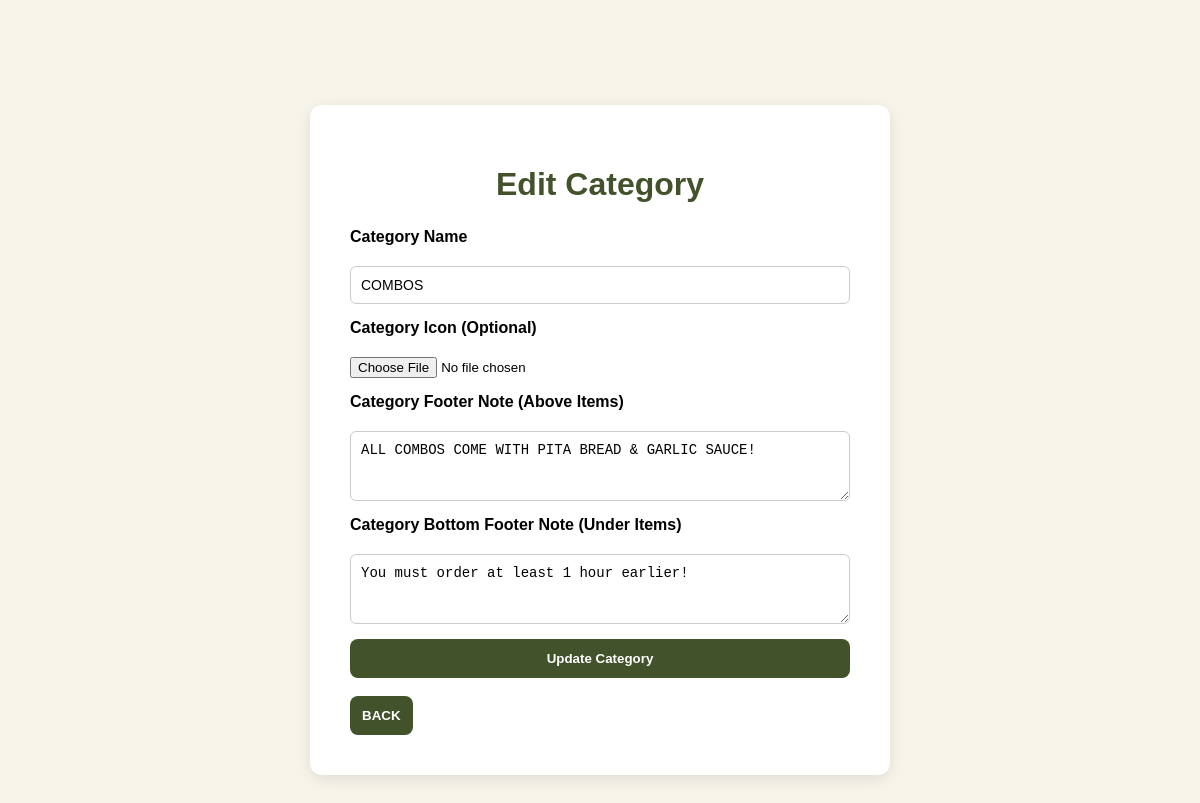
Screenshot of /admin/editCategory?category=COMBOS (signed in) with the database file from the repository.
### tables this page shows
CREATE TABLE `categories` (
  `cat_id` int(11) NOT NULL,
  `cat_name` text NOT NULL,
  `cat_picture` text NOT NULL,
  `cat_icon` text DEFAULT NULL,
  `Order` int(11) NOT NULL,
  `cat_footer` text DEFAULT NULL,
  `cat_footer_bottom` text DEFAULT NULL
);

### admin/editCategory.php (the view, shortened to what this page needs)
<?php
include "../includes/connection.php";
$row = null;
if (isset($_GET["category"])) {
    $category_name = $_GET["category"];
    $stmt = $conn->prepare("SELECT * FROM categories WHERE cat_name = ?");
    $stmt->bind_param("s", $category_name);
    $stmt->execute();
    $result = $stmt->get_result();
    $row = $result->fetch_assoc();
}
?>
<!DOCTYPE html>
<html lang="en">
<head>
    <link rel="stylesheet" href="../assets/css/admin_form.css">
</head>
<body>
    <div class="form-container">
        <h1>Edit Category</h1>
        <form action="editCategory.php?category=<?php echo urlencode($row['cat_name']); ?>" method="POST" enctype="multipart/form-data">
            <label for="item-name">Category Name</label>
            <input type="text" id="item-name" name="cat-name" value="<?php echo htmlspecialchars($row['cat_name']); ?>" required>
            <label for="cat-icon">Category Icon (Optional)</label>
            <input type="file" name="cat-icon" id="cat-icon">
            <label for="cat_footer">Category Footer Note (Above Items)</label>
            <textarea id="cat_footer" name="cat_footer" rows="3"><?php echo htmlspecialchars($row['cat_footer'] ?? ''); ?></textarea>
            <label for="cat_footer_bottom">Category Bottom Footer Note (Under Items)</label>
            <textarea id="cat_footer_bottom" name="cat_footer_bottom" rows="3"><?php echo htmlspecialchars($row['cat_footer_bottom'] ?? ''); ?></textarea>
            <button type="submit" name="submit" value="submit">Update Category</button>
        </form>
        <br>
        <a href="viewCategories" class="back-link"><button type="button">BACK</button></a>
    </div>
</body>
</html>

### assets/css/admin_form.css (style rules this page uses)
body { margin: 0; font-family: "Poppins", sans-serif; background: #F7F5EA; display: flex; justify-content: center; align-items: center; min-height: 100vh; padding: 40px 0; display: flex; justify-content: center; align-items: center; }
.form-container { background: white; padding: 40px; border-radius: 12px; box-shadow: 0 4px 15px rgba(0, 0, 0, 0.1); width: 500px; margin: auto; }
h1 { margin-bottom: 25px; text-align: center; color: #42522B; }
form { display: flex; flex-direction: column; gap: 15px; }
label { font-weight: bold; margin-bottom: 5px; }
input[type="text"], input[type="number"], select { padding: 10px; border: 1px solid #ccc; border-radius: 6px; font-size: 14px; }
button { padding: 12px; background: #42522B; color: white; font-weight: bold; border: none; border-radius: 8px; cursor: pointer; transition: background 0.3s ease; }
textarea { padding: 10px; border: 1px solid #ccc; border-radius: 6px; font-size: 14px; resize: vertical; }

### rows the page displays
categories: cat-name "COMBOS", cat_footer "ALL COMBOS COME WITH PITA BREAD & GARLIC SAUCE!", cat_footer_bottom "You must order at least 1 hour earlier!"
